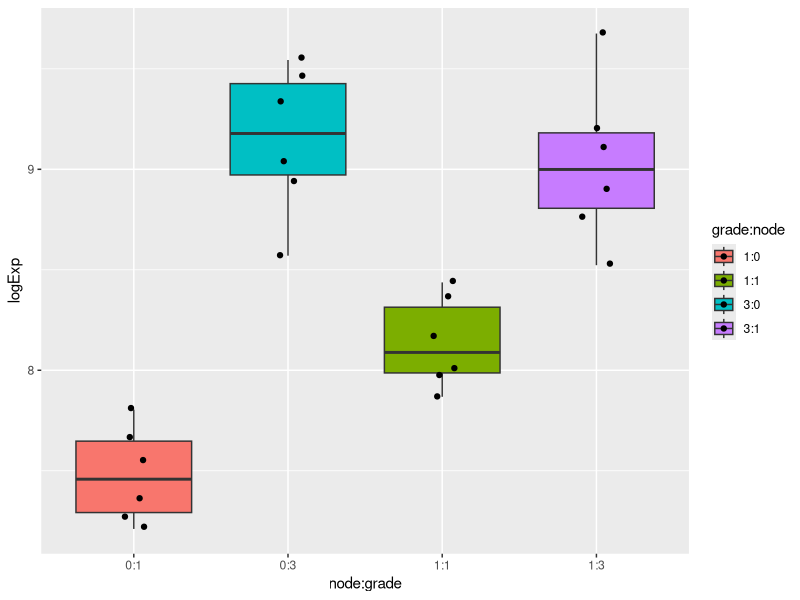
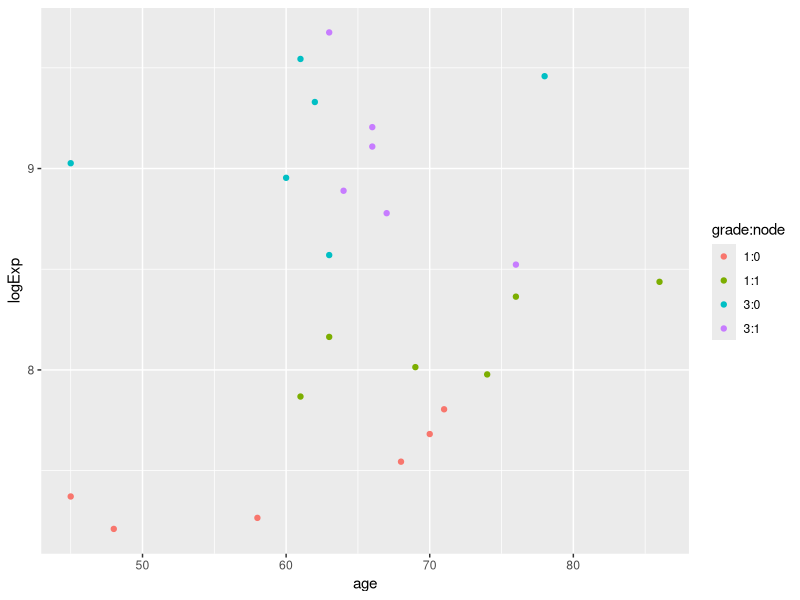
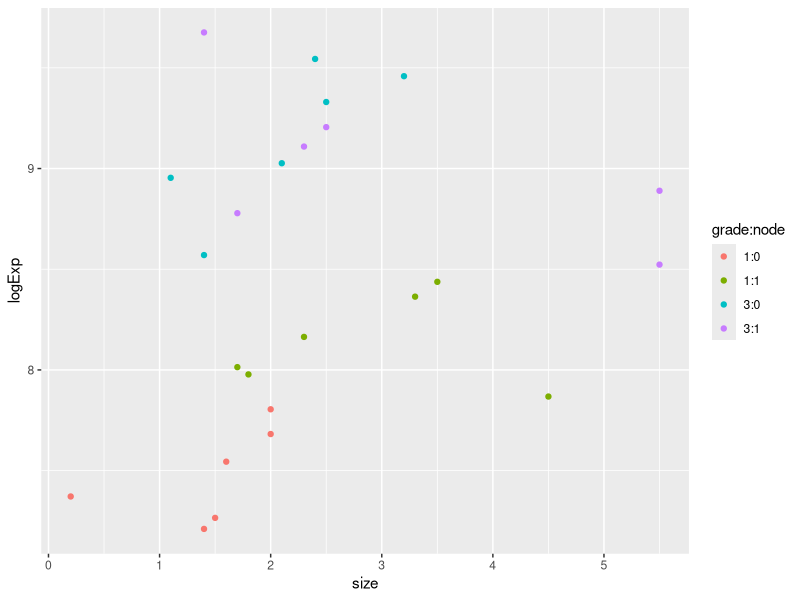
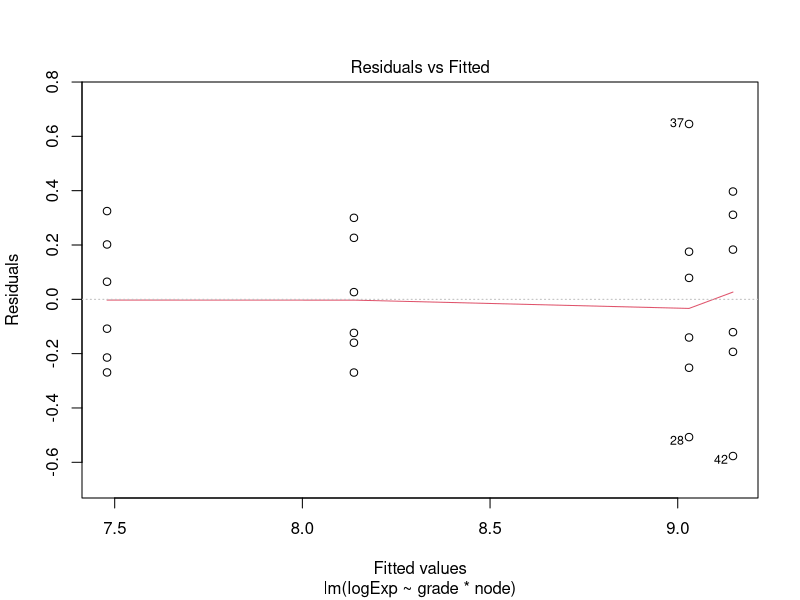
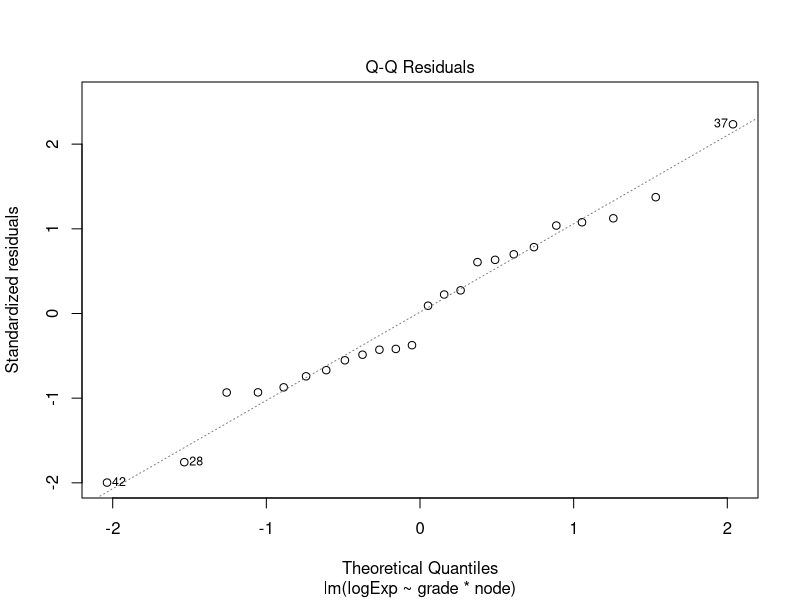
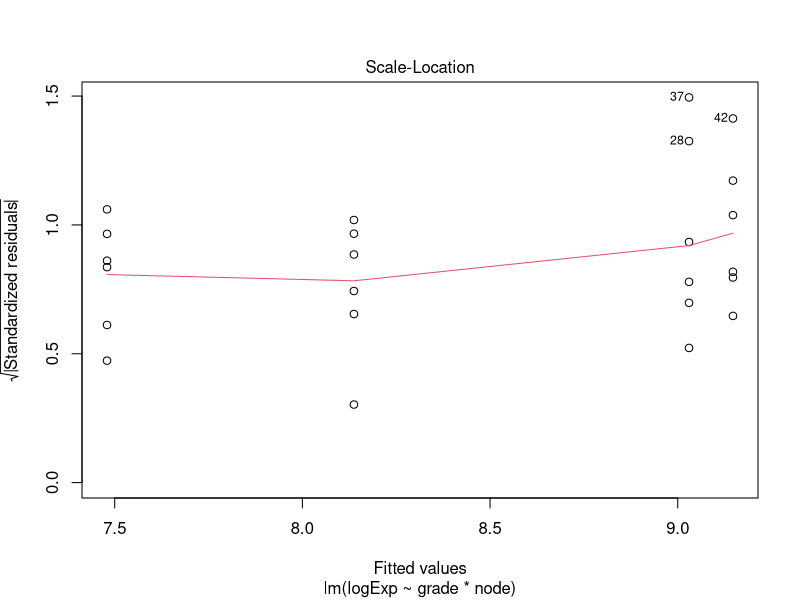
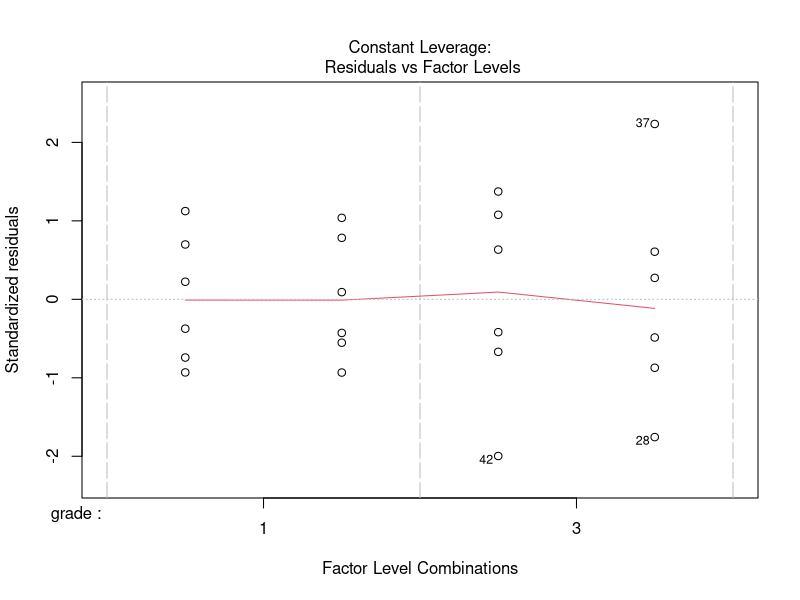

Here is the R script that generated these plots, in order:
## ---- chunk 1
kpna2 <- read.table("gse2990BreastcancerOneGene.txt",header=TRUE)
head(kpna2)
## ---- chunk 2
kpna2$grade <- as.factor(kpna2$grade)
kpna2$node <- as.factor(kpna2$node)
## ---- chunk 3
kpna2$logExp=log2(kpna2$gene)
## ---- chunk 4
library(ggplot2)
plot1 <- ggplot(kpna2, aes(x=node:grade, y=logExp,fill=grade:node))
plot2 <- ggplot(kpna2, aes(x=age, y=logExp,colour=grade:node))
plot3 <- ggplot(kpna2, aes(x=size, y=logExp,colour=grade:node))
plot1 +geom_boxplot(outlier.shape=NA) + geom_point(position=position_jitter(width=.1))
plot2 + geom_point()
plot3 + geom_point()
## ---- chunk 5
#Adapt model!
fit <- lm(logExp~grade*node,data=kpna2)
plot(fit)
## ---- chunk 6
summary(fit)
#Calculate confidence intervals for parameters of model
confint(fit)

#Transform parameters and the CI back to the original scale
2^fit$coef
2^confint(fit)
## ---- chunk 7
summary(fit)
## ---- chunk 8
CIfit<-confint(fit)
CIfit
## ---- chunk 9
2^coefficients(fit)
2^CIfit
## ---- chunk 10
library(multcomp)
contrast <- glht(fit, linfct = c("grade3 +grade3:node1 = 0"))
summary(contrast)
confint(contrast)
## ---- chunk 11
L<-matrix(nrow=length(coef(fit)),ncol=1,0)
rownames(L) <-names(coef(fit))
colnames(L) <-"contrast1"
L[grepl(rownames(L),pattern="grade3"),1] <- 1
L
## ---- chunk 12
contrastVec <- glht(fit, linfct = t(L))
summary(contrastVec)
## ---- chunk 13
CIFCg3n1_g1n1 <- confint(contrastVec)
CIFCg3n1_g1n1
## ---- chunk 14
2^CIFCg3n1_g1n1$confint
## ---- chunk 15
L<-matrix(nrow=length(coef(fit)),ncol=3,0)
rownames(L) <-names(coef(fit))
colnames(L) <-paste0("contrast",1:3)
L["grade3",1]<-1
L[grepl(rownames(L),pattern="grade3"),2] <- 1
L["grade3:node1",3]<-1
L
